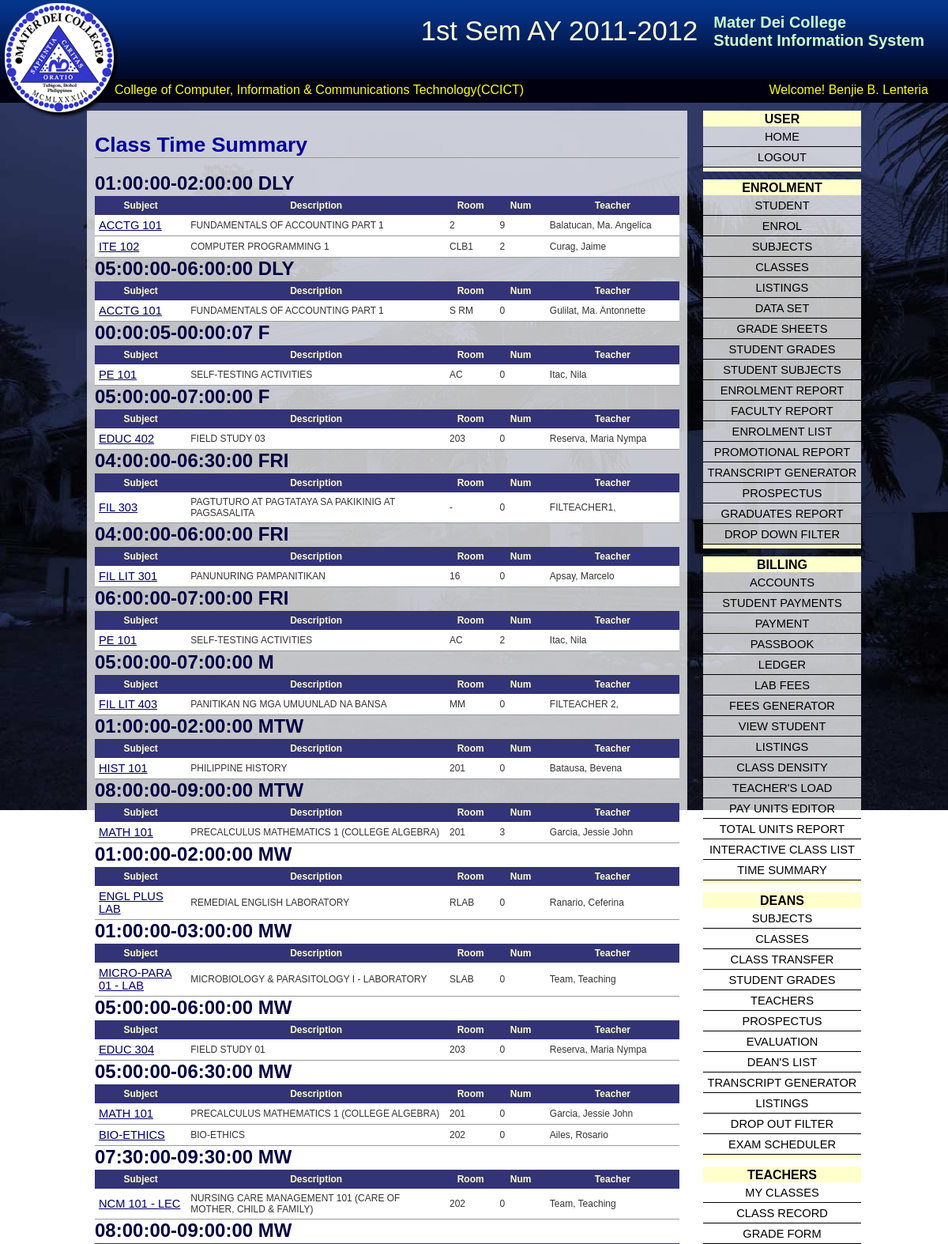
Screenshot of /index.php?page=class_time_summary (signed in, upper part) with the database file from the repository.
### tables this page shows
CREATE TABLE IF NOT EXISTS `sems` (
  `sem_code` int(4) unsigned zerofill NOT NULL AUTO_INCREMENT,
  `sem` varchar(20) NOT NULL,
  `sem_num` int(1) unsigned NOT NULL,
  PRIMARY KEY (`sem_code`)
);

CREATE TABLE IF NOT EXISTS `colleges` (
  `clg_no` int(2) unsigned zerofill NOT NULL AUTO_INCREMENT,
  `college` varchar(60) NOT NULL,
  `acrnm` varchar(7) NOT NULL,
  `dean` varchar(45) DEFAULT NULL,
  PRIMARY KEY (`clg_no`)
);

CREATE TABLE IF NOT EXISTS `modassgn` (
  `user` varchar(15) NOT NULL,
  `modlno` int(2) unsigned NOT NULL,
  PRIMARY KEY (`user`,`modlno`),
  KEY `FK_modassgn_2` (`modlno`)
);

CREATE TABLE IF NOT EXISTS `class` (
  `class_code` int(10) unsigned zerofill NOT NULL AUTO_INCREMENT,
  `sub_code` int(10) unsigned NOT NULL,
  `tch_num` int(3) unsigned NOT NULL,
  `clg_no` int(3) unsigned NOT NULL,
  `cunits` decimal(3,1) NOT NULL DEFAULT '3.0',
  `punits` decimal(3,1) NOT NULL DEFAULT '3.0',
  `sem_code` int(3) unsigned NOT NULL,
  `limit` int(3) unsigned NOT NULL DEFAULT '55',
  `grd_sub` tinyint(1) unsigned DEFAULT '0',
  `sub_dt` date DEFAULT NULL,
  PRIMARY KEY (`class_code`),
  KEY `class_subjects` (`sub_code`),
  KEY `class_teacher` (`tch_num`),
  KEY `class_college` (`clg_no`)
);

CREATE TABLE IF NOT EXISTS `subjects` (
  `sub_code` int(4) unsigned zerofill NOT NULL AUTO_INCREMENT,
  `name` varchar(20) DEFAULT NULL,
  `descript` varchar(60) NOT NULL,
  `acad` tinyint(1) NOT NULL,
  `clg_no` int(2) unsigned NOT NULL,
  PRIMARY KEY (`sub_code`),
  UNIQUE KEY `descript` (`descript`),
  UNIQUE KEY `name` (`name`),
  KEY `FK_subjects_1` (`clg_no`)
);

CREATE TABLE IF NOT EXISTS `rooms` (
  `rm_no` int(3) unsigned NOT NULL AUTO_INCREMENT,
  `room` varchar(15) NOT NULL,
  PRIMARY KEY (`rm_no`)
);

### library/population.php (called while the page is built, shortened)
<?php
function getClassPopulation($class_code){
	$pop = mysql_query("SELECT count(idnum) FROM sub_enrol
	    WHERE class_code=$class_code AND (rating<>'W' OR rating<>'w') AND sem_code={$_SESSION['sem_code']}");
	$poprow = mysql_fetch_row($pop);
	return $poprow[0];
}
?>

### pages/class_time_summary.php (the view, shortened to what this page needs)
<?php include("library/population.php"); ?>
<h1>Class Time Summary</h1>
<?php $tms = mysql_query("SELECT DISTINCT t_end, t_start, day
    FROM class_time
    WHERE class_code IN (SELECT class_code FROM class WHERE sem_code={$_SESSION['sem_code']})
    ORDER BY day, t_start" ); ?>
<?php while($tmsr = mysql_fetch_assoc($tms)) : ?>
    <?php $sql = "SELECT c.class_code, s.name, s.descript, rm.room, CONCAT(t.lname,', ',t.fname) AS 'teacher'
    FROM class c, class_time ct, subjects s, rooms rm, teacher t
    WHERE c.class_code = ct.class_code
    AND s.sub_code=c.sub_code
    AND ct.rm_no=rm.rm_no
    AND c.sem_code = {$_SESSION['sem_code']}
    AND t.tch_num=c.tch_num ";
    if($tmsr['t_start']) $sql .= " AND t_start='" . $tmsr['t_start'] . "' ";
    if($tmsr['t_end']) $sql .= " AND t_end='" . $tmsr['t_end'] . "' ";
    if($tmsr['day']) $sql .= " AND day='" . $tmsr['day'] . "'"; ?>
    <h2><?php echo $tmsr['t_start'] . '-' . $tmsr['t_end'] . ' ' . $tmsr['day']; ?></h2>
    <table style="border-collapse: collapse; width: 100%">
        <tr>
            <th class="thead" width="100">Subject</th>
            <th class="thead" width="300">Description</th>
            <th class="thead" width="50">Room</th>
            <th class="thead" width="50">Num</th>
            <th class="thead" width="150">Teacher</th>
        </tr>
    <?php $sb = mysql_query($sql); ?>
    <?php while($sbr = mysql_fetch_assoc($sb)) : ?>
        <tr>
            <td class="tcel"><a href="index.php?page=view_class&class_code=<?php echo $sbr['class_code']; ?>"><?php echo $sbr['name']; ?></a></td>
            <td class="tcel"><?php echo $sbr['descript']; ?></td>
            <td class="tcel"><?php echo $sbr['room']; ?></td>
            <td class="tcel"><?php echo getClassPopulation($sbr['class_code']); ?></td>
            <td class="tcel"><?php echo $sbr['teacher']; ?></td>
        </tr>
    <?php endwhile; ?>
    </table>
<?php endwhile; ?>

### index.php (shortened to what this page needs)
<?php
	function getSemester($sem_code){
		$sem=mysql_query("SELECT sem FROM sems WHERE sem_code=$sem_code");
		$semr=mysql_fetch_row($sem);
		echo $semr[0];
	}
?>
<html>
<head><title>Student Information System</title>
<link href="css/main.css" rel="stylesheet" type="text/css">
</head>
<body>
<div id="heading">
	<div id="logo"></div>
    <div id="title">
    	<h2>Mater Dei College <br/ >Student Information System</h2>
    </div>
	<div id="sem">
		<?php if(isset($_SESSION['sem_code'])) getSemester($_SESSION['sem_code']);?>
	</div>
</div>
<div id="strip">
    <div id="college">
	<?php
	if(isset($_SESSION['clg_no'])){
		$cg = mysql_query("SELECT college, acrnm FROM colleges WHERE clg_no={$_SESSION['clg_no']}");
		$cgr=mysql_fetch_assoc($cg);
		echo $cgr['college'] . "(" . $cgr['acrnm'] . ")";
	}
	?>
    </div>
	<div id="user">
	<?php
	if(isset($_SESSION['fullname'])){
		echo "Welcome! " . $_SESSION['fullname'];
	}
	?>
	</div>
</div>
<div id="wrapper">
   	<?php
		if(isset($_GET['page'])){
			echo "<div id='widget_area'>";
			include("widgets/user_widget.php");
			$md = mysql_query("SELECT * FROM modules NATURAL JOIN modassgn WHERE user='{$_SESSION['user']}'");
			while($mdr=mysql_fetch_assoc($md)){
				if(file_exists("widgets/" . $mdr['module'] . "_widget.php"))
					include("widgets/" . $mdr['module'] . "_widget.php");
			}
			echo "</div>";
			echo "<div id='container'>";
			if(isset($_SESSION[$_GET['page']])){
				if(file_exists("pages/" . $_GET['page'] . ".php"))
				include("pages/" . $_GET['page'] . ".php");
				echo "</div>";
			}
		}else{
			include("pages/login.php");
		}
	?>
</div>
</body>
</html>

### widgets/enrolment_widget.php
<div class="widget">
	<div class="widget_head">
	enrolment
	</div>
    <a href="index.php?page=student">Student</a>
    <a href="index.php?page=enrol">Enrol</a>
    <a href="index.php?page=subjects&pagenum=1">Subjects</a>
	<a href="index.php?page=classes">Classes</a>
    <a href="index.php?page=listings">Listings</a>
    <a href="index.php?page=datasets">Data Set</a>
    <a href="index.php?page=gradesheets">Grade Sheets</a>
    <a href="index.php?page=student_grades">Student Grades</a>
    <a href="index.php?page=student_subjects_selector">Student Subjects</a>
    <a href="index.php?page=enrolment_report">Enrolment Report</a>
    <a href="index.php?page=faculty_report">Faculty Report</a>
    <a href="index.php?page=enrolist">Enrolment List</a>
    <a href="index.php?page=promo_rep">Promotional Report</a>
    <a href="index.php?page=transcript">Transcript Generator</a>
    <a href="index.php?page=prospectus">Prospectus</a>
    <a href="index.php?page=graduates_report">Graduates Report</a>
    <a href="index.php?page=drop_out_filter">Drop Down Filter</a>
</div>

### widgets/billing_widget.php
<div class="widget">
    <div class="widget_head">Billing</div>
    <a href="index.php?page=accounts">Accounts</a>
    <a href="index.php?page=stud_payments">Student Payments</a>
    <a href="index.php?page=payments">Payment</a>
    <a href="index.php?page=passbook">Passbook</a>
    <a href="index.php?page=ledger">Ledger</a>
    <a href="index.php?page=lab_fees">Lab Fees</a>
    <a href="index.php?page=fees_gen">Fees Generator</a>
    <a href="index.php?page=view_student">View Student</a>
    <a href="index.php?page=listings">Listings</a>
    <a href="index.php?page=class_density">Class Density</a>
    <a href="index.php?page=teachers_load_finance">Teacher's Load</a>
    <a href="index.php?page=payunits">Pay Units Editor</a>
    <a href="index.php?page=units_report">Total Units Report</a>
    <a href="index.php?page=icl">Interactive Class List</a>
    <a href="index.php?page=times">Time Summary</a>
</div>

### widgets/deans_widget.php
<div class="widget">
	<div class="widget_head">Deans</div>
	<a href="index.php?page=subjects&pagenum=1">Subjects</a>
	<a href="index.php?page=classes">Classes</a>
	<a href="index.php?page=class_transfer">Class Transfer</a>
	<a href="index.php?page=student_grades">Student Grades</a>
	<a href="index.php?page=teachers">Teachers</a>
	<a href="index.php?page=prospectus">Prospectus</a>
	<a href="index.php?page=evaluation">Evaluation</a>
	<a href="index.php?page=deans_list">Dean's List</a>
	<a href="index.php?page=transcript">Transcript Generator</a>
	<a href="index.php?page=listings">Listings</a>
	<a href="index.php?page=drop_out_filter">Drop Out Filter</a>
	<a href="index.php?page=exam_sched">Exam Scheduler</a>
</div>

### widgets/teachers_widget.php (shortened to what this page needs)
<div class="widget">
	<div class="widget_head">
	teachers
	</div>
    <a href="index.php?page=teacher_classes">My Classes</a>
    <a href="index.php?page=teacher_class_record">Class Record</a>
    <a href="index.php?page=grade_form">Grade Form</a>
</div>

### css/main.css (style rules this page uses)
* { font-family: Arial, Helvetica, sans-serif; color: #000; font-size: 11pt; }
a { color: #006; }
body { background: url(../images/background.jpg) no-repeat top left fixed; margin: 0; }
#college { float: left; margin-left: 140px; }
#college, #user { color: yellow; font-size: 12pt; padding: 5px; }
#container { width: 740px; background: url(../images/white_transparent.png); padding: 10px; display:block; margin-top: 10px; float: left; }
#container h1 { font-size: 20pt; color: #009; border-bottom: 1px solid #999; }
#container h2 { font-size: 18pt; color: #004; margin-top: 0; margin-bottom: 0px; height: 30px; }
#container table { border-collapse: collapse; }
#container .thead { background-color: #337; padding: 5px; color: #ffc; text-align: center; border: 1px }
#container .tcel { padding: 5px; color: #333; font-family: Tahoma, Geneva, sans-serif; font-size: 9pt; border-bottom: 1px solid #999; background-color: #FFF; }
.exam_sched_table td, th, label { font-family: arial, helvetica, 'sans-serif'; font-size: 9pt; }
#heading { width: 100%; height: 100px; background: url(../images/heading_background.png); }
#logo { height: 150px; width: 150px; position: absolute; top:0px; left:0px; background-image: url(../images/logo.png); }
#sem { float: right; font-size: 26pt; color: #ffc; margin-top: 20px; margin-right: 20px; }
#strip { width:100%; height: 30px; background: #001; margin: 0px; }
#title { float: right; height: 100px; }
#title h2 { font-size: 15pt; color: #CFC; float:right; margin-right: 30px; }
#user { float: right; margin-right: 20px; }
.widget { border-top: 10px solid #FFC; border-bottom: 5px solid #ffc; width: 200px; margin-top: 10px; background-image: url(../images/white_transparent.png); }
.widget a { display: block; clear: both; height: 20px; text-decoration: none; text-align:center; border-bottom: 1px solid black; padding-top: 5px; text-transform: uppercase; color: #000; }
.widget_head { background: #FFC; font-weight: bold; font-size: 12pt; padding-bottom: 0px; margin-top: -8px; text-align: center; text-transform: uppercase; }
#widget_area { width: 200px; float: right; }
#wrapper { width: 980px; margin-left: auto; margin-right: auto; margin-top: 0px; min-height: 500px; }

### rows the page displays
sems: sem "1st Sem AY 2011-2012"
colleges: college "College of Computer, Information & Communications Technology", acrnm "CCICT"
class: subjects.name "ACCTG 101", subjects.descript "FUNDAMENTALS OF ACCOUNTING PART 1", rooms.room "2", class_code "9", teacher "Balatucan, Ma. Angelica"
class: subjects.name "ITE 102", subjects.descript "COMPUTER PROGRAMMING 1", rooms.room "CLB1", class_code "2", teacher "Curag, Jaime"
class: subjects.name "ACCTG 101", subjects.descript "FUNDAMENTALS OF ACCOUNTING PART 1", rooms.room "S RM", class_code "0", teacher "Gulilat, Ma. Antonnette"
class: subjects.name "PE 101", subjects.descript "SELF-TESTING ACTIVITIES", rooms.room "AC", class_code "0", teacher "Itac, Nila"
class: subjects.name "EDUC 402", subjects.descript "FIELD STUDY 03", rooms.room "203", class_code "0", teacher "Reserva, Maria Nympa"
class: subjects.name "FIL 303", subjects.descript "PAGTUTURO AT PAGTATAYA SA PAKIKINIG AT PAGSASALITA", rooms.room "-", class_code "0", teacher "FILTEACHER1,"
class: subjects.name "FIL LIT 301", subjects.descript "PANUNURING PAMPANITIKAN", rooms.room "16", class_code "0", teacher "Apsay, Marcelo"
class: subjects.name "PE 101", subjects.descript "SELF-TESTING ACTIVITIES", rooms.room "AC", class_code "2", teacher "Itac, Nila"
class: subjects.name "FIL LIT 403", subjects.descript "PANITIKAN NG MGA UMUUNLAD NA BANSA", rooms.room "MM", class_code "0", teacher "FILTEACHER 2,"
class: subjects.name "HIST 101", subjects.descript "PHILIPPINE HISTORY", rooms.room "201", class_code "0", teacher "Batausa, Bevena"
class: subjects.name "MATH 101", subjects.descript "PRECALCULUS MATHEMATICS 1 (COLLEGE ALGEBRA)", rooms.room "201", class_code "3", teacher "Garcia, Jessie John"
class: subjects.name "ENGL PLUS LAB", subjects.descript "REMEDIAL ENGLISH LABORATORY", rooms.room "RLAB", class_code "0", teacher "Ranario, Ceferina"
class: subjects.name "MICRO-PARA 01 - LAB", subjects.descript "MICROBIOLOGY & PARASITOLOGY I - LABORATORY", rooms.room "SLAB", class_code "0", teacher "Team, Teaching"
class: subjects.name "EDUC 304", subjects.descript "FIELD STUDY 01", rooms.room "203", class_code "0", teacher "Reserva, Maria Nympa"
class: subjects.name "MATH 101", subjects.descript "PRECALCULUS MATHEMATICS 1 (COLLEGE ALGEBRA)", rooms.room "201", class_code "0", teacher "Garcia, Jessie John"
class: subjects.name "BIO-ETHICS", subjects.descript "BIO-ETHICS", rooms.room "202", class_code "0", teacher "Ailes, Rosario"
class: subjects.name "NCM 101 - LEC", subjects.descript "NURSING CARE MANAGEMENT 101 (CARE OF MOTHER, CHILD & FAMILY)", rooms.room "202", class_code "0", teacher "Team, Teaching"

### other values shown
$_SESSION['fullname'] "Benjie B. Lenteria"
$tmsr['t_start'] "01:00:00"
$tmsr['t_end'] "02:00:00"
$tmsr['day'] "DLY"
$tmsr['t_start'] "05:00:00"
$tmsr['t_end'] "06:00:00"
$tmsr['t_start'] "00:00:05"
$tmsr['t_end'] "00:00:07"
$tmsr['day'] "F"
$tmsr['t_end'] "07:00:00"
$tmsr['t_start'] "04:00:00"
$tmsr['t_end'] "06:30:00"
$tmsr['day'] "FRI"
$tmsr['t_start'] "06:00:00"
$tmsr['day'] "M"
